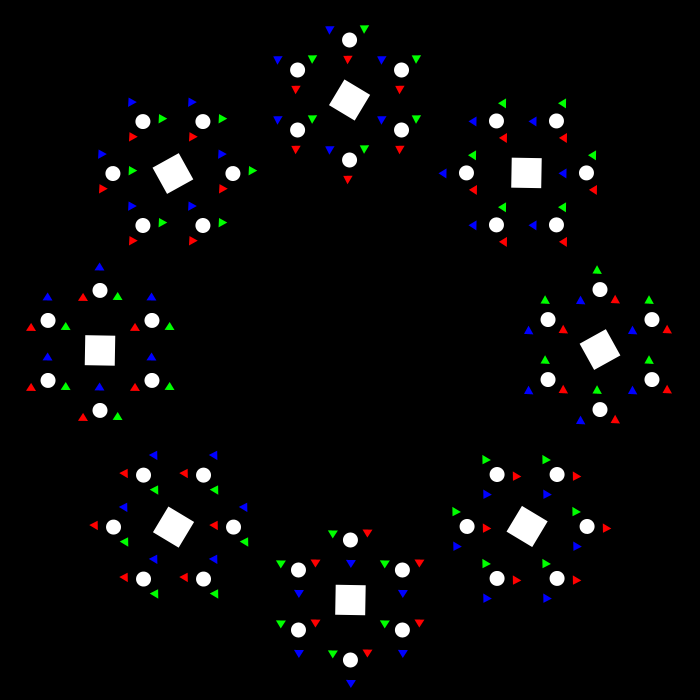
Frame 1 (no input)
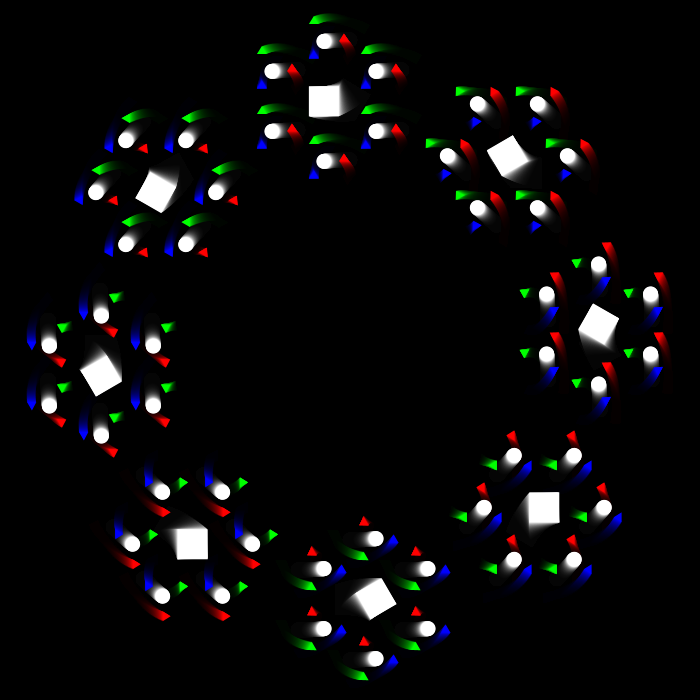
Frame 60 (the mouse pressed at the canvas centre just before this capture)
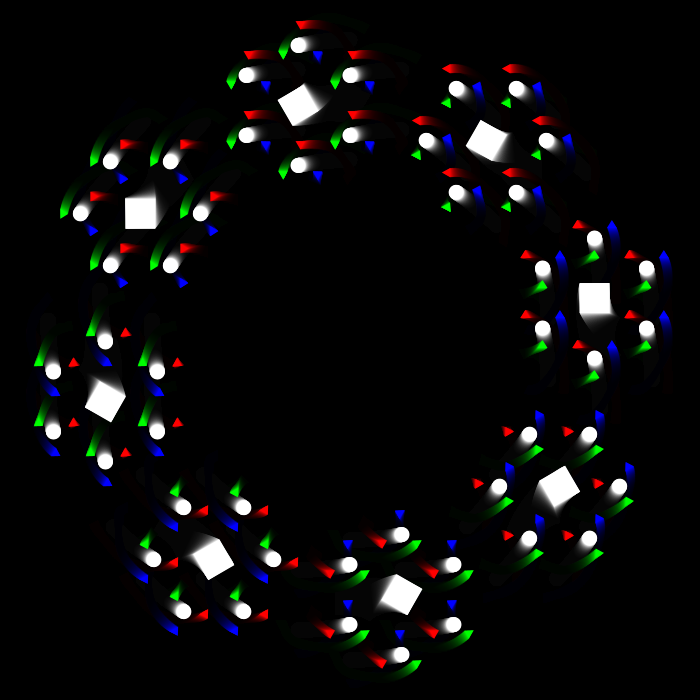
Frame 120 (the mouse held since frame 60 and released just before this capture)

The Processing sketch that drew these frames (run headless with seeded random() and noise(); from frame 60 on, the mouse is pressed at the canvas centre):

// Processing sketch: circleExperiments3
// ── circleExperiments3.pde
float rScl = 1;
void setup() {
 size(700, 700);
 background(0);
 rectMode(CENTER);
 noStroke();
  
}


void draw() {
 // background(0);
 fill(1, 25);
 rect(.5*width, .5*height, 700, 700);
 fill(255);
 
  pushMatrix();
  translate(.5*width, .5*height);
  for(int i = 0; i < 8; i++) {
    pushMatrix();
      float circle1X=250*rScl*sin(radians(frameCount*.1+i*45));
      float circle1Y=250*rScl*cos(radians(frameCount*.1+i*45));
      translate(circle1X, circle1Y);
      rotate(radians(frameCount+i*30));
      //fill(map(millis()%1200, 0, 1200, 0, 255));
      rect(0, 0, 30, 30);
      
      
    for(int j = 0; j < 6; j++) {
      float smallX = 60*sin(radians(frameCount+j*60));
      float smallY = 60*cos(radians(frameCount+j*60));
      ellipse(smallX, smallY, 15, 15);
      pushMatrix();
      translate(smallX, smallY);
      for(int k = 0; k < 3; k++) {
        float smallerX = 20*sin(radians(frameCount*2.5+k*120));
        float smallerY = 20*cos(radians(frameCount*2.5+k*120));
        switch(k) {
          case 0: 
          fill(0, 0, 255);
          break;
          case 1:
          fill(255, 0, 0);
          break;
          case 2:
          fill(0, 255, 0);
          break;
        }
        triangle(smallerX, smallerY+8, smallerX-5, smallerY, smallerX+5, smallerY);
        fill(255);

      }
      popMatrix();
    }
    popMatrix();  
  }
  popMatrix();
  
}
void triangleCreator(float x, float y) {

  
  
}
